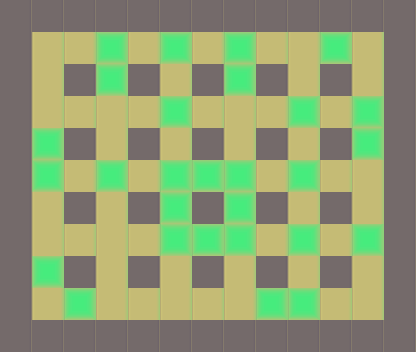

A 2D game scene composited from a Tiled map and its tileset images. What follows is a short description and the map's XML, with every tile layer's data as written:
An orthogonal 13x11 tile map with 32x32 px tiles, 2 tile layers (base, piedras).

<map version="1.0" orientation="orthogonal" renderorder="right-down" width="13" height="11" tilewidth="32" tileheight="32" nextobjectid="1">
 <properties>
  <property name="nombre" value="Nivel 1" />
 </properties>
 <tileset firstgid="1" name="tile" tilewidth="32" tileheight="32" tilecount="3">
  <image source="../tilebase.png" width="96" height="32" />
  <terraintypes>
   <terrain name="New Terrain" tile="-1" />
  </terraintypes>
 </tileset>
 <layer name="base" width="13" height="11">
  <data>
   <tile gid="1" />
   <tile gid="1" />
   <tile gid="1" />
   <tile gid="1" />
   <tile gid="1" />
   <tile gid="1" />
   <tile gid="1" />
   <tile gid="1" />
   <tile gid="1" />
   <tile gid="1" />
   <tile gid="1" />
   <tile gid="1" />
   <tile gid="1" />
   <tile gid="1" />
   <tile gid="2" />
   <tile gid="2" />
   <tile gid="2" />
   <tile gid="2" />
   <tile gid="2" />
   <tile gid="2" />
   <tile gid="2" />
   <tile gid="2" />
   <tile gid="2" />
   <tile gid="2" />
   <tile gid="2" />
   <tile gid="1" />
   <tile gid="1" />
   <tile gid="2" />
   <tile gid="1" />
   <tile gid="2" />
   <tile gid="1" />
   <tile gid="2" />
   <tile gid="1" />
   <tile gid="2" />
   <tile gid="1" />
   <tile gid="2" />
   <tile gid="1" />
   <tile gid="2" />
   <tile gid="1" />
   <tile gid="1" />
   <tile gid="2" />
   <tile gid="2" />
   <tile gid="2" />
   <tile gid="2" />
   <tile gid="2" />
   <tile gid="2" />
   <tile gid="2" />
   <tile gid="2" />
   <tile gid="2" />
   <tile gid="2" />
   <tile gid="2" />
   <tile gid="1" />
   <tile gid="1" />
   <tile gid="2" />
   <tile gid="1" />
   <tile gid="2" />
   <tile gid="1" />
   <tile gid="2" />
   <tile gid="1" />
   <tile gid="2" />
   <tile gid="1" />
   <tile gid="2" />
   <tile gid="1" />
   <tile gid="2" />
   <tile gid="1" />
   <tile gid="1" />
   <tile gid="2" />
   <tile gid="2" />
   <tile gid="2" />
   <tile gid="2" />
   <tile gid="2" />
   <tile gid="2" />
   <tile gid="2" />
   <tile gid="2" />
   <tile gid="2" />
   <tile gid="2" />
   <tile gid="2" />
   <tile gid="1" />
   <tile gid="1" />
   <tile gid="2" />
   <tile gid="1" />
   <tile gid="2" />
   <tile gid="1" />
   <tile gid="2" />
   <tile gid="1" />
   <tile gid="2" />
   <tile gid="1" />
   <tile gid="2" />
   <tile gid="1" />
   <tile gid="2" />
   <tile gid="1" />
   <tile gid="1" />
   <tile gid="2" />
   <tile gid="2" />
   <tile gid="2" />
   <tile gid="2" />
   <tile gid="2" />
   <tile gid="2" />
   <tile gid="2" />
   <tile gid="2" />
   <tile gid="2" />
   <tile gid="2" />
   <tile gid="2" />
   <tile gid="1" />
   <tile gid="1" />
   <tile gid="2" />
   <tile gid="1" />
   <tile gid="2" />
   <tile gid="1" />
   <tile gid="2" />
   <tile gid="1" />
   <tile gid="2" />
   <tile gid="1" />
   <tile gid="2" />
   <tile gid="1" />
   <tile gid="2" />
   <tile gid="1" />
   <tile gid="1" />
   <tile gid="2" />
   <tile gid="2" />
   <tile gid="2" />
   <tile gid="2" />
   <tile gid="2" />
   <tile gid="2" />
   <tile gid="2" />
   <tile gid="2" />
   <tile gid="2" />
   <tile gid="2" />
   <tile gid="2" />
   <tile gid="1" />
   <tile gid="1" />
   <tile gid="1" />
   <tile gid="1" />
   <tile gid="1" />
   <tile gid="1" />
   <tile gid="1" />
   <tile gid="1" />
   <tile gid="1" />
   <tile gid="1" />
   <tile gid="1" />
   <tile gid="1" />
   <tile gid="1" />
   <tile gid="1" />
  </data>
 </layer>
 <layer name="piedras" width="13" height="11">
  <data>
   <tile gid="0" />
   <tile gid="0" />
   <tile gid="0" />
   <tile gid="0" />
   <tile gid="0" />
   <tile gid="0" />
   <tile gid="0" />
   <tile gid="0" />
   <tile gid="0" />
   <tile gid="0" />
   <tile gid="0" />
   <tile gid="0" />
   <tile gid="0" />
   <tile gid="0" />
   <tile gid="0" />
   <tile gid="0" />
   <tile gid="3" />
   <tile gid="0" />
   <tile gid="3" />
   <tile gid="0" />
   <tile gid="3" />
   <tile gid="0" />
   <tile gid="0" />
   <tile gid="3" />
   <tile gid="0" />
   <tile gid="0" />
   <tile gid="0" />
   <tile gid="0" />
   <tile gid="0" />
   <tile gid="3" />
   <tile gid="0" />
   <tile gid="0" />
   <tile gid="0" />
   <tile gid="3" />
   <tile gid="0" />
   <tile gid="0" />
   <tile gid="0" />
   <tile gid="0" />
   <tile gid="0" />
   <tile gid="0" />
   <tile gid="0" />
   <tile gid="0" />
   <tile gid="0" />
   <tile gid="0" />
   <tile gid="3" />
   <tile gid="0" />
   <tile gid="0" />
   <tile gid="0" />
   <tile gid="3" />
   <tile gid="0" />
   <tile gid="3" />
   <tile gid="0" />
   <tile gid="0" />
   <tile gid="3" />
   <tile gid="0" />
   <tile gid="0" />
   <tile gid="0" />
   <tile gid="0" />
   <tile gid="0" />
   <tile gid="0" />
   <tile gid="0" />
   <tile gid="0" />
   <tile gid="0" />
   <tile gid="3" />
   <tile gid="0" />
   <tile gid="0" />
   <tile gid="3" />
   <tile gid="0" />
   <tile gid="3" />
   <tile gid="0" />
   <tile gid="3" />
   <tile gid="3" />
   <tile gid="3" />
   <tile gid="0" />
   <tile gid="3" />
   <tile gid="0" />
   <tile gid="0" />
   <tile gid="0" />
   <tile gid="0" />
   <tile gid="0" />
   <tile gid="0" />
   <tile gid="0" />
   <tile gid="0" />
   <tile gid="3" />
   <tile gid="0" />
   <tile gid="3" />
   <tile gid="0" />
   <tile gid="0" />
   <tile gid="0" />
   <tile gid="0" />
   <tile gid="0" />
   <tile gid="0" />
   <tile gid="0" />
   <tile gid="0" />
   <tile gid="0" />
   <tile gid="0" />
   <tile gid="3" />
   <tile gid="3" />
   <tile gid="3" />
   <tile gid="0" />
   <tile gid="3" />
   <tile gid="0" />
   <tile gid="3" />
   <tile gid="0" />
   <tile gid="0" />
   <tile gid="3" />
   <tile gid="0" />
   <tile gid="0" />
   <tile gid="0" />
   <tile gid="0" />
   <tile gid="0" />
   <tile gid="0" />
   <tile gid="0" />
   <tile gid="0" />
   <tile gid="0" />
   <tile gid="0" />
   <tile gid="0" />
   <tile gid="0" />
   <tile gid="0" />
   <tile gid="3" />
   <tile gid="0" />
   <tile gid="0" />
   <tile gid="0" />
   <tile gid="0" />
   <tile gid="0" />
   <tile gid="3" />
   <tile gid="3" />
   <tile gid="0" />
   <tile gid="0" />
   <tile gid="0" />
   <tile gid="0" />
   <tile gid="0" />
   <tile gid="0" />
   <tile gid="0" />
   <tile gid="0" />
   <tile gid="0" />
   <tile gid="0" />
   <tile gid="0" />
   <tile gid="0" />
   <tile gid="0" />
   <tile gid="0" />
   <tile gid="0" />
   <tile gid="0" />
  </data>
 </layer>
</map>
